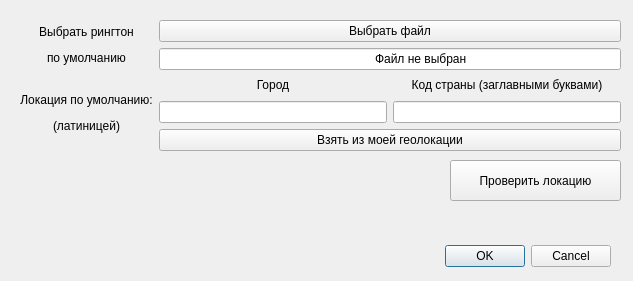
<?xml version="1.0" encoding="UTF-8"?>
<ui version="4.0">
 <class>Dialog</class>
 <widget class="QDialog" name="Dialog">
  <property name="geometry">
   <rect>
    <x>0</x>
    <y>0</y>
    <width>633</width>
    <height>281</height>
   </rect>
  </property>
  <property name="windowTitle">
   <string>Dialog</string>
  </property>
  <widget class="QDialogButtonBox" name="buttonBox">
   <property name="geometry">
    <rect>
     <x>270</x>
     <y>240</y>
     <width>341</width>
     <height>32</height>
    </rect>
   </property>
   <property name="orientation">
    <enum>Qt::Horizontal</enum>
   </property>
   <property name="standardButtons">
    <set>QDialogButtonBox::Cancel|QDialogButtonBox::Ok</set>
   </property>
  </widget>
  <widget class="QWidget" name="gridLayoutWidget">
   <property name="geometry">
    <rect>
     <x>20</x>
     <y>20</y>
     <width>601</width>
     <height>131</height>
    </rect>
   </property>
   <layout class="QGridLayout" name="gridLayout">
    <item row="0" column="1">
     <widget class="QLabel" name="label">
      <property name="text">
       <string>&lt;html&gt;&lt;head/&gt;&lt;body&gt;&lt;p align=&quot;center&quot;&gt;Выбрать рингтон&lt;/p&gt;&lt;p align=&quot;center&quot;&gt;по умолчанию&lt;/p&gt;&lt;/body&gt;&lt;/html&gt;</string>
      </property>
     </widget>
    </item>
    <item row="1" column="2">
     <layout class="QVBoxLayout" name="verticalLayout">
      <item>
       <layout class="QGridLayout" name="gridLayout_2">
        <item row="1" column="0">
         <widget class="QLineEdit" name="lineEdit"/>
        </item>
        <item row="1" column="1">
         <widget class="QLineEdit" name="lineEdit_2"/>
        </item>
        <item row="0" column="1">
         <widget class="QLabel" name="label_4">
          <property name="text">
           <string>&lt;html&gt;&lt;head/&gt;&lt;body&gt;&lt;p align=&quot;center&quot;&gt;Код страны (заглавными буквами)&lt;/p&gt;&lt;/body&gt;&lt;/html&gt;</string>
          </property>
         </widget>
        </item>
        <item row="0" column="0">
         <widget class="QLabel" name="label_3">
          <property name="text">
           <string>&lt;html&gt;&lt;head/&gt;&lt;body&gt;&lt;p align=&quot;center&quot;&gt;Город&lt;/p&gt;&lt;/body&gt;&lt;/html&gt;</string>
          </property>
         </widget>
        </item>
       </layout>
      </item>
      <item>
       <widget class="QPushButton" name="pushButton_2">
        <property name="text">
         <string>Взять из моей геолокации</string>
        </property>
       </widget>
      </item>
     </layout>
    </item>
    <item row="1" column="1">
     <widget class="QLabel" name="label_2">
      <property name="text">
       <string>&lt;html&gt;&lt;head/&gt;&lt;body&gt;&lt;p align=&quot;center&quot;&gt;Локация по умолчанию:&lt;/p&gt;&lt;p align=&quot;center&quot;&gt;(латиницей)&lt;/p&gt;&lt;/body&gt;&lt;/html&gt;</string>
      </property>
     </widget>
    </item>
    <item row="0" column="2">
     <layout class="QVBoxLayout" name="verticalLayout_2">
      <item>
       <widget class="QPushButton" name="pushButton">
        <property name="text">
         <string>Выбрать файл</string>
        </property>
       </widget>
      </item>
      <item>
       <widget class="QLineEdit" name="lineEdit_3">
        <property name="text">
         <string>                                                                Файл не выбран</string>
        </property>
       </widget>
      </item>
     </layout>
    </item>
   </layout>
  </widget>
  <widget class="QLabel" name="label_5">
   <property name="geometry">
    <rect>
     <x>20</x>
     <y>170</y>
     <width>411</width>
     <height>21</height>
    </rect>
   </property>
   <property name="text">
    <string/>
   </property>
  </widget>
  <widget class="QPushButton" name="pushButton_3">
   <property name="geometry">
    <rect>
     <x>450</x>
     <y>160</y>
     <width>171</width>
     <height>41</height>
    </rect>
   </property>
   <property name="text">
    <string>Проверить локацию</string>
   </property>
  </widget>
 </widget>
 <resources/>
 <connections>
  <connection>
   <sender>buttonBox</sender>
   <signal>accepted()</signal>
   <receiver>Dialog</receiver>
   <slot>accept()</slot>
   <hints>
    <hint type="sourcelabel">
     <x>248</x>
     <y>254</y>
    </hint>
    <hint type="destinationlabel">
     <x>157</x>
     <y>274</y>
    </hint>
   </hints>
  </connection>
  <connection>
   <sender>buttonBox</sender>
   <signal>rejected()</signal>
   <receiver>Dialog</receiver>
   <slot>reject()</slot>
   <hints>
    <hint type="sourcelabel">
     <x>316</x>
     <y>260</y>
    </hint>
    <hint type="destinationlabel">
     <x>286</x>
     <y>274</y>
    </hint>
   </hints>
  </connection>
 </connections>
</ui>
